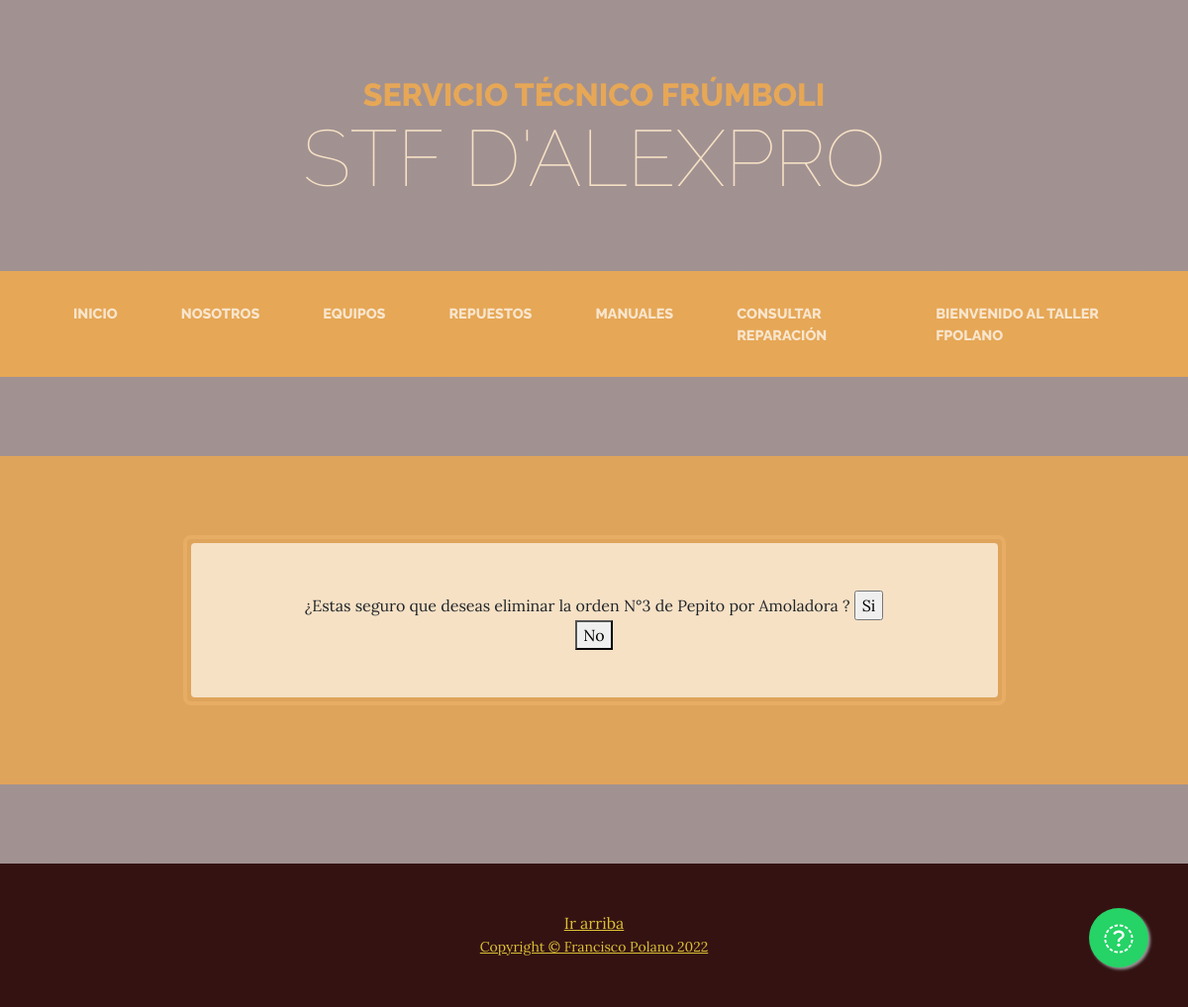
The app's page /STFprivado/reparaciones/borrar/3 (signed in) with its own data.
### STFprivado/models.py (models this page shows, shortened)
class Ordenes(models.Model):
    opcionesEstado = [('IN','Ingresado'),
                      ('RE','Revisado'),
                      ('PR','Presupuestado'),
                      ('AC','Aceptado'),
                      ('NC','Rechazado'),
                      ('RP','Reparado'),
                      ('RT','Retirado'),
                      ]
    estado = models.CharField(max_length = 2,choices = opcionesEstado,default = 'IN')
    fechaIngreso = models.DateField(auto_now_add = True)
    cliente = models.CharField(max_length=60)
    tipo = models.CharField(max_length=60)
    marca = models.CharField(max_length=60)
    modelo = models.CharField(max_length=60)
    obs = models.TextField(max_length=300)
    presupuesto = models.FloatField(blank = True)

### STFprivado/views.py (the view)
# urls.py: path('reparaciones/borrar/<ordenId>', views.ordenesBaja, name="Reparaciones borrar"),
@login_required
def ordenesBaja(request,ordenId):
    ordenBorrar = Ordenes.objects.get(id=ordenId)
    if request.method == "POST":
        ordenBorrar.delete()
        contexto = {'datos':Ordenes.objects.all()}
        return render(request, "STFprivado/ordenes/ordenesLista.html",contexto)
    else:
        contexto = {'datos':ordenBorrar,'titulo':"Eliminar:"}
    return render(request, "STFprivado/ordenes/ordenesBorrar.html",contexto)

### STFprivado/templates/STFprivado/ordenes/ordenesBorrar.html (shortened to what this page needs)
{% extends 'AppSTF/padre.html' %}
{% load static %}
{% block cuerpo %}
<section class="page-section cta">
    <div class="container">
        <div class="row">
            <div class="col-xl-9 mx-auto">
                <div class="cta-inner bg-faded text-center rounded">
                    <form  action="" method="POST" >{% csrf_token %}
                        ¿Estas seguro que deseas eliminar la orden N°{{datos.id}} de {{datos.cliente}} por {{datos.tipo}} ?
                        <input type="submit" value="Si">
                    </form>
                    <a href="{% url 'Reparaciones lista' %}">
                        <button>No</button>
                    </a>
                </div>
            </div>
        </div>
    </div>
</section>
{% endblock %}

### AppSTF/templates/AppSTF/padre.html (shortened to what this page needs)
{% load static %}
<!DOCTYPE html>
<html lang="es">
    <head>
        <link href="{%static 'AppSTF/css/styles.css' %}" rel="stylesheet" />
    </head>
    <body>
        <header>
            <h1 class="site-heading text-center text-faded d-none d-lg-block">
                <span class="site-heading-upper text-primary mb-3">Servicio Técnico Frúmboli</span>
                <span class="site-heading-lower">STF D'Alexpro</span>
            </h1>
        </header>
        <nav class="navbar navbar-expand-lg navbar-dark py-lg-4" id="mainNav">
            <div class="container">
                <div class="collapse navbar-collapse" id="navbarSupportedContent">
                    <ul class="navbar-nav mx-auto">
                        <li class="nav-item px-lg-4"><a class="nav-link text-uppercase" href="{% url 'Inicio' %}">Inicio</a></li>
                        <li class="nav-item px-lg-4"><a class="nav-link text-uppercase" href="{% url 'Nosotros' %}">Nosotros</a></li>
                        <li class="nav-item px-lg-4"><a class="nav-link text-uppercase" href="{% url 'Maquinas lista' %}">Equipos</a></li>
                        <li class="nav-item px-lg-4"><a class="nav-link text-uppercase" href="{% url 'Repuestos lista' %}">Repuestos</a></li>
                        <li class="nav-item px-lg-4"><a class="nav-link text-uppercase" href="{% url 'Manuales lista' %}">Manuales</a></li>
                        <li class="nav-item px-lg-4"><a class="nav-link text-uppercase" href="{% url 'Buscar' %}">Consultar reparación</a></li>
                        {% if user.is_authenticated %}
                        <li class="nav-item px-lg-4"><a class="nav-link text-uppercase" href="{% url 'Taller' %}">Bienvenido al taller {{user.username}}</a></li>
                        {% endif %}
                    </ul>
                </div>
            </div>
        </nav>
        {% block cuerpo %}
        {% endblock %}
        <link rel="stylesheet" href="https://maxcdn.bootstrapcdn.com/font-awesome/4.5.0/css/font-awesome.min.css">
        <a href="https://api.whatsapp.com/send?phone=5491153458372&text=Hola" class="float" target="_blank">
        <i class="fa fa-whatsapp my-float"></i>
        </a>
        <footer class="footer text-faded text-center py-5">
            <a href="#barra_navegacion"> Ir arriba </a>
            <div class="container"><p class="m-0 small"><a href="{% url 'Desarrollador' %}">Copyright &copy; Francisco Polano 2022 </a></p></div>
        </footer>
    </body>
</html>

### records on screen
Ordenes: id "3", cliente "Pepito", tipo "Amoladora"

### other values on screen
{{ user.username }} "FPOLANO"
